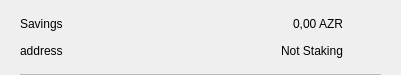
<?xml version="1.0" encoding="UTF-8"?>
<ui version="4.0">
 <class>CSRow</class>
 <widget class="QWidget" name="CSRow">
  <property name="geometry">
   <rect>
    <x>0</x>
    <y>0</y>
    <width>401</width>
    <height>75</height>
   </rect>
  </property>
  <property name="windowTitle">
   <string>Form</string>
  </property>
  <layout class="QVBoxLayout" name="verticalLayout">
   <property name="spacing">
    <number>0</number>
   </property>
   <property name="leftMargin">
    <number>20</number>
   </property>
   <property name="topMargin">
    <number>10</number>
   </property>
   <property name="rightMargin">
    <number>20</number>
   </property>
   <property name="bottomMargin">
    <number>0</number>
   </property>
   <item>
    <widget class="QWidget" name="info" native="true">
     <property name="minimumSize">
      <size>
       <width>0</width>
       <height>0</height>
      </size>
     </property>
     <layout class="QHBoxLayout" name="horizontalLayout_3">
      <property name="leftMargin">
       <number>0</number>
      </property>
      <property name="topMargin">
       <number>0</number>
      </property>
      <property name="rightMargin">
       <number>0</number>
      </property>
      <property name="bottomMargin">
       <number>10</number>
      </property>
      <item>
       <widget class="QWidget" name="container" native="true">
        <property name="minimumSize">
         <size>
          <width>0</width>
          <height>0</height>
         </size>
        </property>
        <layout class="QVBoxLayout" name="verticalLayout_2">
         <property name="spacing">
          <number>0</number>
         </property>
         <property name="leftMargin">
          <number>0</number>
         </property>
         <property name="topMargin">
          <number>0</number>
         </property>
         <property name="rightMargin">
          <number>0</number>
         </property>
         <property name="bottomMargin">
          <number>0</number>
         </property>
         <item>
          <layout class="QHBoxLayout" name="horizontalLayout">
           <item>
            <widget class="QLabel" name="labelName">
             <property name="text">
              <string>Savings</string>
             </property>
            </widget>
           </item>
           <item>
            <spacer name="horizontalSpacer">
             <property name="orientation">
              <enum>Qt::Horizontal</enum>
             </property>
             <property name="sizeHint" stdset="0">
              <size>
               <width>40</width>
               <height>20</height>
              </size>
             </property>
            </spacer>
           </item>
           <item>
            <widget class="QLabel" name="labelAmount">
             <property name="text">
              <string>0,00 AZR</string>
             </property>
            </widget>
           </item>
          </layout>
         </item>
         <item>
          <layout class="QHBoxLayout" name="horizontalLayout_2">
           <item>
            <widget class="QLabel" name="labelAddress">
             <property name="text">
              <string>address</string>
             </property>
            </widget>
           </item>
           <item>
            <spacer name="horizontalSpacer_2">
             <property name="orientation">
              <enum>Qt::Horizontal</enum>
             </property>
             <property name="sizeHint" stdset="0">
              <size>
               <width>40</width>
               <height>20</height>
              </size>
             </property>
            </spacer>
           </item>
           <item>
            <widget class="QLabel" name="labelStaking">
             <property name="text">
              <string>Not Staking</string>
             </property>
            </widget>
           </item>
          </layout>
         </item>
        </layout>
       </widget>
      </item>
      <item alignment="Qt::AlignHCenter|Qt::AlignVCenter">
       <widget class="QPushButton" name="pushButtonMenu">
        <property name="minimumSize">
         <size>
          <width>24</width>
          <height>24</height>
         </size>
        </property>
        <property name="maximumSize">
         <size>
          <width>32</width>
          <height>32</height>
         </size>
        </property>
        <property name="focusPolicy">
         <enum>Qt::NoFocus</enum>
        </property>
        <property name="styleSheet">
         <string notr="true">border:none; background-color:transparent;</string>
        </property>
        <property name="text">
         <string/>
        </property>
        <property name="icon">
         <iconset>
          <normaloff>://ic-menu-hover</normaloff>://ic-menu-hover</iconset>
        </property>
        <property name="iconSize">
         <size>
          <width>24</width>
          <height>24</height>
         </size>
        </property>
       </widget>
      </item>
     </layout>
    </widget>
   </item>
   <item>
    <widget class="QLabel" name="lblDivisory">
     <property name="minimumSize">
      <size>
       <width>0</width>
       <height>1</height>
      </size>
     </property>
     <property name="maximumSize">
      <size>
       <width>16777215</width>
       <height>1</height>
      </size>
     </property>
     <property name="styleSheet">
      <string notr="true">background-color:#bababa;</string>
     </property>
     <property name="text">
      <string/>
     </property>
     <property name="alignment">
      <set>Qt::AlignBottom|Qt::AlignLeading|Qt::AlignLeft</set>
     </property>
    </widget>
   </item>
  </layout>
 </widget>
 <resources/>
 <connections/>
</ui>
